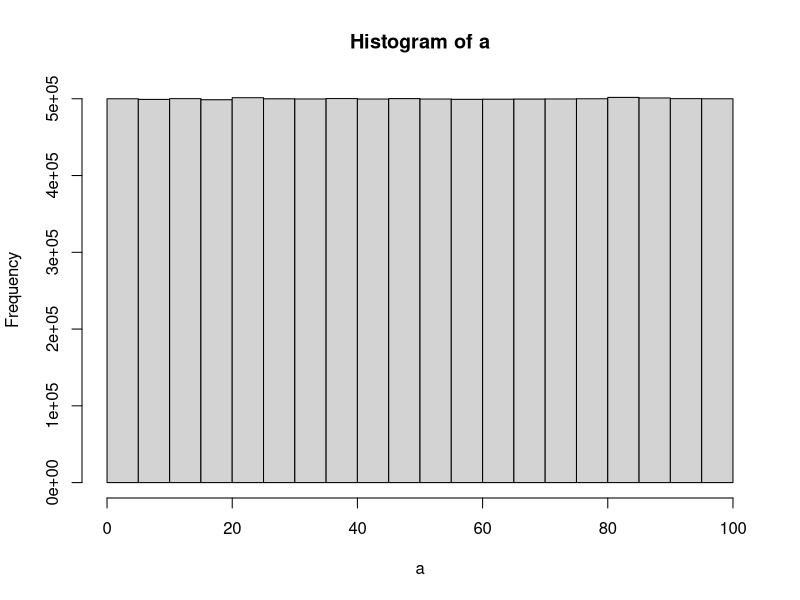

Write R code to recreate this figure.
## ---- chunk 1
for (i in 1:100){
  if(i%%2)
    print(i)
}


## ---- chunk 2

runif(100,1,100)

## ---- chunk 3
random_num <-matrix(runif(400, min=3,max=45), nrow = 20, ncol=20)


## ---- chunk 4
fizzb <- c(1:100)
for (i in 1:length(fizzb)){
  fizzb[i] <-i
  if(i%%3 == 0 & i%%5== 0){
    fizzb[i] ="FizzBuzz"
  } else if (i%%3 ==0){
    fizzb[i] ="Fizz"
  }
else if (i%%5 ==0 )
  fizzb[i] = "Buzz"
}


## ---- chunk 5

a<-runif(10000000,0,100)
hist(a)




## ---- chunk 6

dice1 <- replicate(1000,(sample(1:6,1,replace= TRUE)))
dice2 <-replicate(1000,(sample(1:6,1,replace= TRUE)))
sim <- c()
combined <- dice1+dice2
sim <- table(combined)/1000

## ---- chunk 7

multiplication_table <-matrix(NA, nrow=10, ncol=10)
colnames(multiplication_table) <- c("1", "2", "3" ,"4", "5", "6", "7","8","9","10")

rownames(multiplication_table) <- c("1", "2", "3" ,"4", "5", "6", "7","8","9","10")

for(i in 1:10) {
  for(j in 1:10) {
   multiplication_table[i, j] = (i*j)
  }
}



  
 

  

## ---- chunk 8


save_rolls <- c()
for(sims in 1:1000){
    total_sum<-0
    number_of_rolls<-0
    curpos <-0
    ladder <- c(3:11, 6:17,9:18,10:12)
    snakes <- c(14:4, 19:8, 22:20, 24:16)
  while(total_sum < 25){
    total_sum <-total_sum+sample(c(1,2,3,4,5,6),1)
      if (curpos %in% snakes) {
       curpos = curpos +1  }
      if (curpos %in% ladder){
       curpos = curpos +1
  }
  number_of_rolls <- number_of_rolls+1

}
save_rolls[sims] <- number_of_rolls
}
mean(save_rolls)



